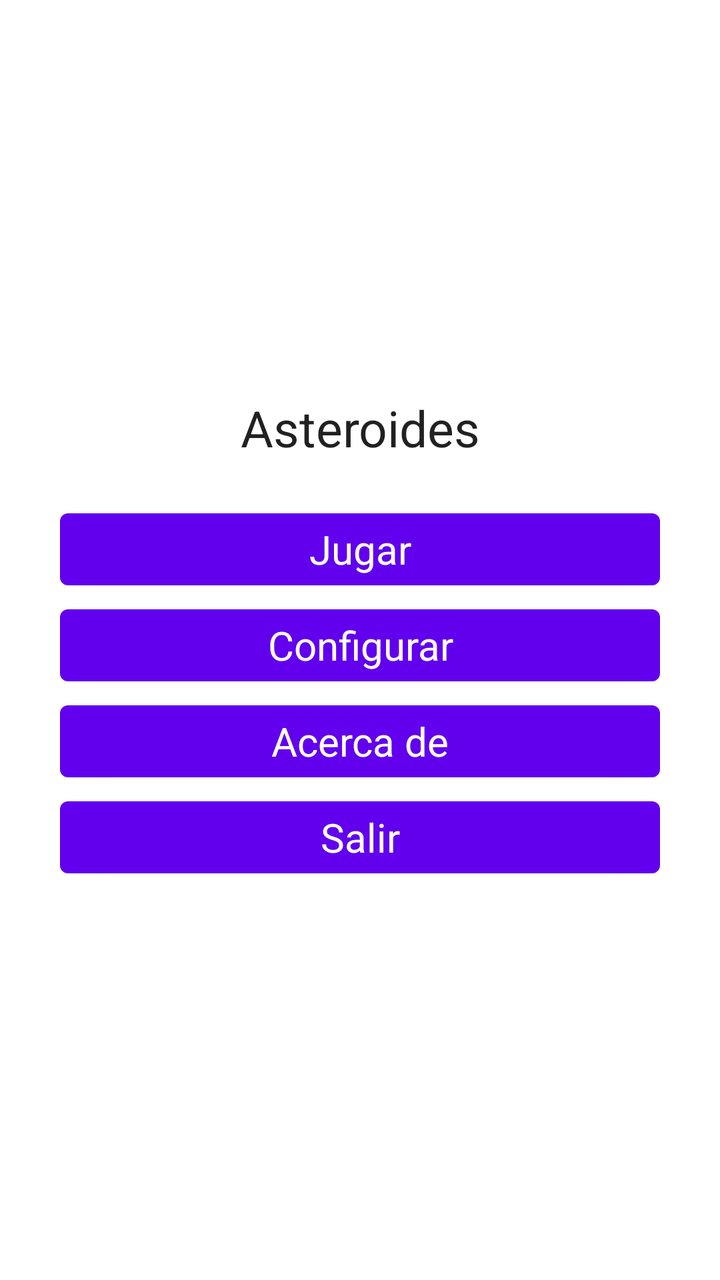
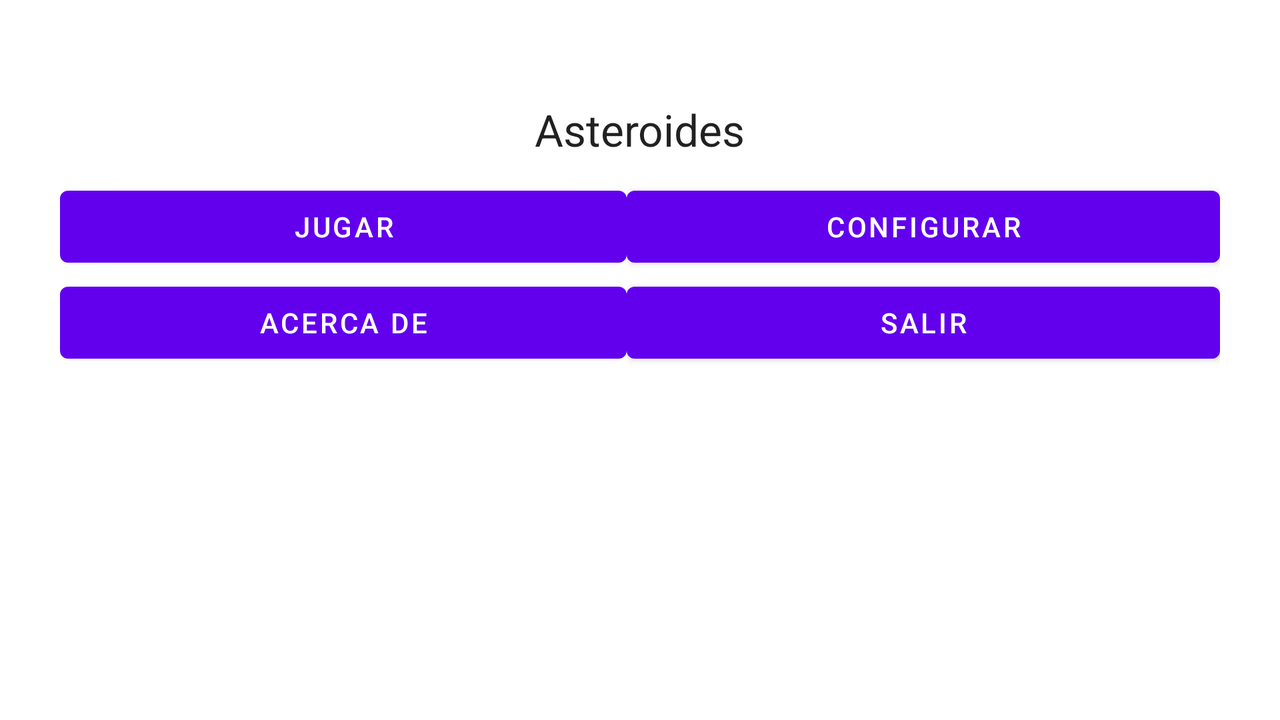

Compare how this app lays out the same screen by default and in its alternative resource folder. The renders come first, then the two layout files and the values they reference.
<!-- AndroidManifest.xml: fallback theme Theme.MaterialComponents.DayNight.NoActionBar -->
<!-- res/layout/main.xml -->
<LinearLayout xmlns:android="http://schemas.android.com/apk/res/android"
	
    xmlns:tools="http://schemas.android.com/tools"

    android:orientation="vertical"

    android:layout_width="fill_parent"

    android:layout_height="fill_parent"

    android:gravity="center"

    android:padding="30dip"

    tools:context=".Asteroides" >

    <TextView
        android:id="@+id/textView1"
        style="@style/TextoAsteroides"
        android:text="@string/asteroides"
         />

    <Button
        android:id="@+id/button1"
        style="@style/TextoAsteroides.Botones"
        android:text="@string/jugar" 
        android:onClick="lanzarAcercaDe" />

    <Button
        android:id="@+id/button2"
        style="@style/TextoAsteroides.Botones"
        android:text="@string/configurar" />

    <Button
        android:id="@+id/button6"
        style="@style/TextoAsteroides.Botones"
        android:text="@string/acerca" />

    <Button
        android:id="@+id/button7"
        style="@style/TextoAsteroides.Botones"
        android:onClick="salir"
        android:text="@string/salir" />

</LinearLayout>
<!-- resources referenced by this layout -->
<resources>
  <string name="acerca">Acerca de</string>
  <string name="asteroides">Asteroides</string>
  <string name="configurar">Configurar</string>
  <string name="jugar">Jugar</string>
  <string name="salir">Salir</string>
  <style name="TextoAsteroides">
          <item name="android:layout_width">fill_parent</item>
          <item name="android:layout_height">wrap_content</item>
          <item name="android:gravity">center</item>
          <item name="android:textSize">25sp</item>
          <item name="android:layout_marginBottom">20dip</item>
          <item name="android:textAppearance">?android:attr/textAppearanceLarge</item>
      </style>
  <style name="TextoAsteroides.Botones">
  	    <item name="android:textSize">20sp</item>
          <item name="android:layout_marginBottom">0dip</item>
  	</style>
</resources>
<!-- res/layout-land/main.xml (the repository's variant of the layout above) -->
<!-- drawn on the phone turned sideways -->
<LinearLayout xmlns:android="http://schemas.android.com/apk/res/android"
    xmlns:tools="http://schemas.android.com/tools"
    android:id="@+id/LinearLayout1"
    android:layout_width="fill_parent"
    android:layout_height="fill_parent"
    android:gravity="center"
    android:orientation="vertical"
    android:padding="30dip"
    tools:context=".Asteroides" >

    <TextView
        android:id="@+id/textView1"
        android:layout_width="wrap_content"
        android:layout_height="wrap_content"
        android:layout_gravity="center_horizontal"
        android:layout_marginBottom="10dp"
        android:layout_marginTop="20dp"
        android:text="Asteroides"
        android:textAppearance="?android:attr/textAppearanceLarge" />
		
    <TableLayout
        android:layout_width="fill_parent"
        android:layout_height="fill_parent"
        android:layout_gravity="center" 
        android:stretchColumns="*" >

        <TableRow
            android:id="@+id/tableRow1">

            <Button
                android:id="@+id/button1"
                android:layout_width="fill_parent"
                android:layout_height="wrap_content"
                android:text="Jugar" />

            <Button
                android:id="@+id/button2"
                android:layout_width="fill_parent"
                android:layout_height="wrap_content"
                android:text="Configurar" />
        </TableRow>

        <TableRow
            android:id="@+id/tableRow2"
            android:layout_width="wrap_content"
            android:layout_height="0dp"
            android:layout_weight="1" >

            <Button
                android:id="@+id/button6"
                android:layout_width="fill_parent"
                android:layout_height="wrap_content"
                android:text="Acerca de" />

            <Button
                android:id="@+id/button7"
                android:layout_width="fill_parent"
                android:layout_height="wrap_content"
                android:text="Salir" />
        </TableRow>
    </TableLayout>

</LinearLayout>
<!-- resources referenced by the variant -->
<!-- as the phone turned sideways resolves them -->
<resources>

</resources>
